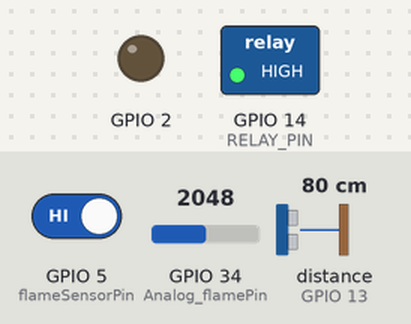
The sketch below on a simulated ESP32. Shown: switched loads named in the sketch (green lamp = pin HIGH), output pins drawn as LEDs (lit = HIGH). Inputs (shaded band) come from the test bench; at power-on: GPIO 5 (flameSensorPin) HIGH, GPIO 34 (Analog_flamePin) = 2048, distance to the obstacle (sensor on GPIO 13) 80 cm. The echo pulse lasts 58.3 µs per cm; pins used as bus, display or sensor lines are not drawn; what the sketch prints to the serial monitor is not drawn.

Above: at 1.2 s.
1.3 s: GPIO 5 (flameSensorPin) driven LOW
2.8 s: GPIO 34 (Analog_flamePin) set to 1051
4.3 s: GPIO 34 (Analog_flamePin) set to 928
At 5.0 s:
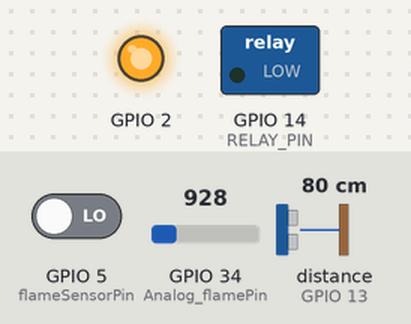
5.8 s: GPIO 34 (Analog_flamePin) set to 1040
At 7.0 s:
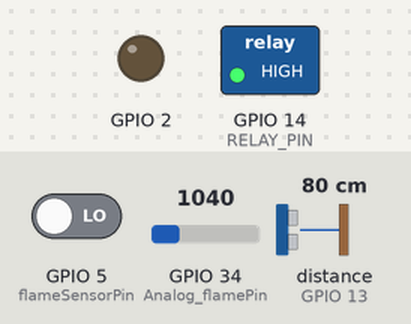
7.3 s: distance to the obstacle (sensor on GPIO 13) set to 2 cm
Timing chart, 0 to 9.8 s (numbered marks = the images above; inputs shaded):
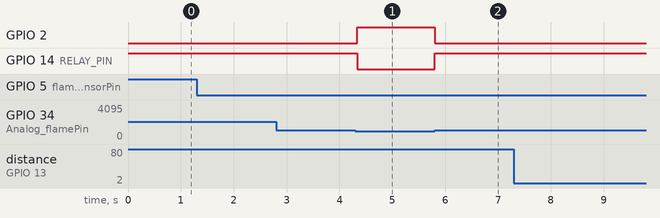

The sketch:

Flame_Dagu_FSM.ino
```cpp
#include <SoftwareSerial.h>
#include <limits.h>

// Define the pins for SoftwareSerial communication
#define TX_PIN 17
#define RX_PIN 16
#define TRIGGER_PIN 12 // Pin connected to the trigger pin of the ultrasonic sensor
#define ECHO_PIN 13    // Pin connected to the echo pin of the ultrasonic sensor
#define RELAY_PIN 14   // Pin connected to relay.

// Define the motor control commands including speed value
#define MOTOR_A_FORWARD 0xC2
#define MOTOR_B_FORWARD 0xCA
#define MOTOR_A_BACKWARD 0xC1
#define MOTOR_B_BACKWARD 0xC9
#define SPEED_VALUE 0x40 // Example: 50% speed
#define STOP_VALUE 0x00

const int flameSensorPin = 5;
const int Analog_flamePin = 34;
const int analogReadingMax = 4095;
const int analogReadingMin = 0;
bool flameDetected = false;
int duration = INT_MAX;
int distance = INT_MAX;

// Define the SoftwareSerial object
EspSoftwareSerial::UART trexSerial(RX_PIN, TX_PIN);

enum FireState {
  IDLE,
  START,
  STOP_CAR,
  ENABLE_PUMP,
  TURN_SERVO,
  WAIT,
  DISABLE_PUMP
};

enum DistantFireState
{
  DISTANT_IDLE,
  OBSTACLE,
  NO_OBSTACLE
};

FireState fireState = IDLE;
DistantFireState distantFireState = DISTANT_IDLE;
unsigned long lastFireStateChange = 0;
unsigned long lastDistantFireStateChange = 0;
const unsigned long pumpDuration = 100;
const unsigned long waitDuration = 10;
const unsigned long servoTurnDuration = 500;

void IRAM_ATTR flameISR()
{
  flameDetected = (digitalRead(flameSensorPin) == LOW);
}

void moveForward()
{
  trexSerial.write(MOTOR_A_FORWARD);
  trexSerial.write(0x50);
  trexSerial.write(MOTOR_B_FORWARD);
  trexSerial.write(SPEED_VALUE);
}

void moveBackward()
{
  trexSerial.write(MOTOR_A_BACKWARD);
  trexSerial.write(SPEED_VALUE);
  trexSerial.write(MOTOR_B_BACKWARD);
  trexSerial.write(SPEED_VALUE);
}

void moveRight()
{
  trexSerial.write(MOTOR_A_FORWARD);
  trexSerial.write(SPEED_VALUE);
  trexSerial.write(MOTOR_B_FORWARD);
  trexSerial.write((uint8_t)STOP_VALUE);
}

void moveLeft()
{
  trexSerial.write(MOTOR_A_FORWARD);
  trexSerial.write((uint8_t)STOP_VALUE);
  trexSerial.write(MOTOR_B_FORWARD);
  trexSerial.write(SPEED_VALUE);
}

void stopCar()
{
  trexSerial.write(MOTOR_A_FORWARD);
  trexSerial.write((uint8_t)STOP_VALUE);
  trexSerial.write(MOTOR_B_FORWARD);
  trexSerial.write((uint8_t)STOP_VALUE);
}

void turnCar()
{
  moveBackward();
  delay(500);
  moveRight();
  delay(2000);
  moveLeft();
  // delay(2000);
  // moveForward();
  delay(2000);
  // moveLeft();
  // delay(2000);
  moveRight();
  delay(1000);
  // delay(2000);
  // stopCar();
}

void setup() {
  // put your setup code here, to run once:
  Serial.begin(115200);
  trexSerial.begin(19200);
  // OUTPUTS
  pinMode(TRIGGER_PIN, OUTPUT);
  pinMode(TX_PIN, OUTPUT);
  pinMode(2, OUTPUT);
  pinMode(RELAY_PIN, OUTPUT);
  // INPUTS
  pinMode(ECHO_PIN, INPUT);
  pinMode(RX_PIN, INPUT);
  pinMode(flameSensorPin, INPUT);
  pinMode(Analog_flamePin, INPUT);
  // INTERRUPTS
  attachInterrupt(digitalPinToInterrupt(flameSensorPin), flameISR, CHANGE);
  // INITIALIZATION
  fireState = IDLE;
  distantFireState = DISTANT_IDLE;
  digitalWrite(RELAY_PIN, HIGH);
}

bool foundObstacle()
{
  delay(50);
  digitalWrite(TRIGGER_PIN, LOW);
  delayMicroseconds(2);
  digitalWrite(TRIGGER_PIN, HIGH);
  delayMicroseconds(10);
  digitalWrite(TRIGGER_PIN, LOW);

  // Measure the duration of the echo signal
  duration = pulseIn(ECHO_PIN, HIGH);
  distance = duration * 0.034 / 2;
  // Print the measured distance to the serial monitor
  Serial.print("Distance: ");
  Serial.print(distance);
  Serial.println(" cm");
  // Serial.println(distance);
  if (distance <= 30)
  {
    Serial.println("Less than 30!");
    return true;
    //turnCar();
  }
  return false;
  // else
  // {
  //   moveForward();
  // }
}

void updateDistantFireState()
{
  unsigned long currentTime = millis();
  switch(distantFireState)
  {
    case DISTANT_IDLE:
      Serial.println("IN IDLE");
      if(flameDetected)
      {
        if (foundObstacle())
        {
          distantFireState = OBSTACLE;
        }
        else
        {
          distantFireState = NO_OBSTACLE;
        }
        lastFireStateChange = currentTime;
      }
      break;
    case OBSTACLE:
      Serial.println("IN OBSTACLE");
      turnCar();
      stopCar();
      distantFireState = DISTANT_IDLE;
      lastFireStateChange = currentTime;
      break;
    case NO_OBSTACLE:
      Serial.println("IN NO OBSTACLE");
      // if (currentTime - lastFireStateChange < 2000)
      // {
        moveForward();
        //delay(500);
      // }
      // else
      // {
        //stopCar();
        distantFireState = DISTANT_IDLE;
      // }
      break;
  }
}

void updateFireState()
{
  unsigned long currentTime = millis();

  switch (fireState)
  {
    case IDLE:
      Serial.println("IN IDLE");
      if (flameDetected)
      {
        fireState = STOP_CAR;
        lastFireStateChange = currentTime;
      }
      break;
    // case START:
    //   Serial.println("IN START");
    //   fireState = STOP_CAR;
    //   lastFireStateChange = currentTime;
    //   break;
    case STOP_CAR:
      Serial.println("IN STOP");
      stopCar();
      fireState = ENABLE_PUMP;
      lastFireStateChange = currentTime;
      break;

    case ENABLE_PUMP:
      Serial.println("IN EN PUMP");
      if(flameDetected)
      {
        digitalWrite(2, HIGH);
        digitalWrite(RELAY_PIN, LOW);
        fireState = ENABLE_PUMP;
      }
      else
      {
        digitalWrite(2, LOW);
        digitalWrite(RELAY_PIN, HIGH);
        fireState = IDLE;
      }
      lastFireStateChange = currentTime;
      break;
    // // case TURN_SERVO:
    // //   Serial.println("IN SERVO");
    // //   // if (currentTime - lastFireStateChange >= pumpDuration)
    // //   // {
    // //     // Turn Servo (Placeholder for actual servo control)
    // //     fireState = WAIT;
    // //     lastFireStateChange = currentTime;
    // //   // }
    //   // break;
    // case WAIT:
    //   Serial.println("IN WAIT");
    //   // if (currentTime - lastFireStateChange >= waitDuration)
    //   // {
    //     fireState = DISABLE_PUMP;
    //     lastFireStateChange = currentTime;
    //   // }
    //   break;
    // case DISABLE_PUMP:
    //   Serial.println("IN DIS PUMP");
    //   digitalWrite(2, LOW);
    //   digitalWrite(RELAY_PIN, LOW);
    //   fireState = IDLE;
    //   break;
  }
}

void loop() {
  int sensorReading = analogRead(Analog_flamePin);
  int range = sensorReading / 1000;
  map(sensorReading, analogReadingMin, analogReadingMax, 0, 2);

  if(flameDetected)
  {
    Serial.println("FLAME DETECTED");
    if(sensorReading <= 1000)
    {
      //distantFireState = DISTANT_IDLE;
      Serial.println("** Close Fire **");
      Serial.println(sensorReading);
      updateFireState();
    }
    else
    {
      digitalWrite(2, LOW);
      digitalWrite(RELAY_PIN, HIGH);
      fireState = IDLE;
      Serial.println("** Distant Fire **");
      updateDistantFireState();
    }
    // switch(range)
    // {
    //   case 0:
    //     Serial.println("** Close Fire **");
    //     Serial.println(sensorReading);
    //     updateFireState();
    //     break;
    //   case 1:
    //     Serial.println("** Distant Fire **");
    //     updateDistantFireState();
    //     //avoidObstacle();
    //     break;
    //   case 2:
    //      Serial.println("** Very Distant Fire **");
    //      updateDistantFireState();
    //     break;
      // default:
      //   Serial.println("** No Fire Detected**");
      //   // Optionally handle these cases if needed
      //   break;
    }
  else
  {
    stopCar();
    Serial.println("NO FLAME DETECTED");
    digitalWrite(2, LOW);
    digitalWrite(RELAY_PIN, HIGH);
    fireState = IDLE;
    distantFireState = DISTANT_IDLE;
  }
}


// #include <SoftwareSerial.h>
// #include <limits.h>

// // Define the pins for SoftwareSerial communication
// #define TX_PIN 17
// #define RX_PIN 16
// #define TRIGGER_PIN 12 // Pin connected to the trigger pin of the ultrasonic sensor
// #define ECHO_PIN 13    // Pin connected to the echo pin of the ultrasonic sensor
// #define RELAY_PIN 14   // Pin connected to relay.

// // Define the motor control commands including speed value
// #define MOTOR_A_FORWARD 0xC2
// #define MOTOR_B_FORWARD 0xCA
// #define MOTOR_A_BACKWARD 0xC1
// #define MOTOR_B_BACKWARD 0xC9
// #define SPEED_VALUE 0x40 // Example: 50% speed
// #define STOP_VALUE 0x00

// const int flameSensorPin = 5;
// const int Analog_flamePin = 34;
// const int analogReadingMax = 4095;
// const int analogReadingMin = 0;
// bool flameDetected = false;
// int duration = INT_MAX;
// int distance = INT_MAX;

// // Define the SoftwareSerial object
// EspSoftwareSerial::UART trexSerial(RX_PIN, TX_PIN);

// enum FireState {
//   IDLE,
//   START,
//   STOP_CAR,
//   ENABLE_PUMP,
//   TURN_SERVO,
//   WAIT,
//   DISABLE_PUMP
// };

// enum DistantFireState
// {
//   DISTANT_IDLE,
//   OBSTACLE,
//   NO_OBSTACLE
// };

// FireState fireState = IDLE;
// DistantFireState distantFireState = DISTANT_IDLE;
// unsigned long lastFireStateChange = 0;
// unsigned long lastDistantFireStateChange = 0;
// const unsigned long pumpDuration = 100;
// const unsigned long waitDuration = 10;
// const unsigned long servoTurnDuration = 500;

// void IRAM_ATTR flameISR()
// {
//   flameDetected = (digitalRead(flameSensorPin) == LOW);
// }

// void moveForward()
// {
//   trexSerial.write(MOTOR_A_FORWARD);
//   trexSerial.write(SPEED_VALUE);
//   trexSerial.write(MOTOR_B_FORWARD);
//   trexSerial.write(SPEED_VALUE);
// }

// void moveBackward()
// {
//   trexSerial.write(MOTOR_A_BACKWARD);
//   trexSerial.write(SPEED_VALUE);
//   trexSerial.write(MOTOR_B_BACKWARD);
//   trexSerial.write(SPEED_VALUE);
// }

// void moveRight()
// {
//   trexSerial.write(MOTOR_A_FORWARD);
//   trexSerial.write(SPEED_VALUE);
//   trexSerial.write(MOTOR_B_FORWARD);
//   trexSerial.write((uint8_t)STOP_VALUE);
// }

// void moveLeft()
// {
//   trexSerial.write(MOTOR_A_FORWARD);
//   trexSerial.write((uint8_t)STOP_VALUE);
//   trexSerial.write(MOTOR_B_FORWARD);
//   trexSerial.write(SPEED_VALUE);
// }

// void stopCar()
// {
//   trexSerial.write(MOTOR_A_FORWARD);
//   trexSerial.write((uint8_t)STOP_VALUE);
//   trexSerial.write(MOTOR_B_FORWARD);
//   trexSerial.write((uint8_t)STOP_VALUE);
// }

// void turnCar()
// {
//   moveBackward();
//   delay(500);
//   moveRight();
//   delay(2000);
//   moveLeft();
//   delay(2000);
//   moveForward();
//   delay(1000);
//   moveLeft();
//   delay(2000);
//   moveRight();
//   delay(10);
//   // delay(2000);
//   // stopCar();
// }

// void setup() {
//   // put your setup code here, to run once:
//   Serial.begin(115200);
//   trexSerial.begin(19200);
//   // OUTPUTS
//   pinMode(TRIGGER_PIN, OUTPUT);
//   pinMode(TX_PIN, OUTPUT);
//   pinMode(2, OUTPUT);
//   pinMode(RELAY_PIN, OUTPUT);
//   // INPUTS
//   pinMode(ECHO_PIN, INPUT);
//   pinMode(RX_PIN, INPUT);
//   pinMode(flameSensorPin, INPUT);
//   pinMode(Analog_flamePin, INPUT);
//   // INTERRUPTS
//   attachInterrupt(digitalPinToInterrupt(flameSensorPin), flameISR, CHANGE);
//   // INITIALIZATION
//   fireState = IDLE;
//   distantFireState = DISTANT_IDLE;
//   digitalWrite(RELAY_PIN, HIGH);
// }

// bool foundObstacle()
// {
//   delay(50);
//   digitalWrite(TRIGGER_PIN, LOW);
//   delayMicroseconds(2);
//   digitalWrite(TRIGGER_PIN, HIGH);
//   delayMicroseconds(10);
//   digitalWrite(TRIGGER_PIN, LOW);

//   // Measure the duration of the echo signal
//   duration = pulseIn(ECHO_PIN, HIGH);
//   distance = duration * 0.034 / 2;
//   // Print the measured distance to the serial monitor
//   Serial.print("Distance: ");
//   Serial.print(distance);
//   Serial.println(" cm");
//   if (distance <= 30)
//   {
//     Serial.println("Less than 30!");
//     return true;
//     //turnCar();
//   }
//   return false;
//   // else
//   // {
//   //   moveForward();
//   // }
// }

// void updateDistantFireState()
// {
//   unsigned long currentTime = millis();
//   switch(distantFireState)
//   {
//     case DISTANT_IDLE:
//       Serial.println("IN IDLE");
//       if(flameDetected)
//       {
//         if (foundObstacle())
//         {
//           distantFireState = OBSTACLE;
//         }
//         else
//         {
//           distantFireState = NO_OBSTACLE;
//         }
//         lastFireStateChange = currentTime;
//       }
//       break;
//     case OBSTACLE:
//       Serial.println("IN OBSTACLE");
//       turnCar();
//       stopCar();
//       distantFireState = DISTANT_IDLE;
//       lastFireStateChange = currentTime;
//       break;
//     case NO_OBSTACLE:
//       Serial.println("IN NO OBSTACLE");
//       // if (currentTime - lastFireStateChange < 2000)
//       // {
//         moveForward();
//         //delay(500);
//       // }
//       // else
//       // {
//         //stopCar();
//         distantFireState = DISTANT_IDLE;
//       // }
//       break;
//   }
// }

// void updateFireState()
// {
//   unsigned long currentTime = millis();

//   switch (fireState)
//   {
//     case IDLE:
//       Serial.println("IN IDLE");
//       if (flameDetected)
//       {
//         fireState = START;
//         lastFireStateChange = currentTime;
//       }
//       break;

//     case START:
//       Serial.println("IN START");
//       fireState = STOP_CAR;
//       lastFireStateChange = currentTime;
//       break;
//     case STOP_CAR:
//       Serial.println("IN STOP");
//       stopCar();
//       fireState = ENABLE_PUMP;
//       lastFireStateChange = currentTime;
//       break;

//     case ENABLE_PUMP:
//       Serial.println("IN EN PUMP");
//       digitalWrite(2, HIGH);
//       digitalWrite(RELAY_PIN, LOW);
//       fireState = TURN_SERVO;
//       lastFireStateChange = currentTime;
//       break;

//     case TURN_SERVO:
//       Serial.println("IN SERVO");
//       // if (currentTime - lastFireStateChange >= pumpDuration)
//       // {
//         // Turn Servo (Placeholder for actual servo control)
//         fireState = WAIT;
//         lastFireStateChange = currentTime;
//       // }
//       break;
//     case WAIT:
//       Serial.println("IN WAIT");
//       // if (currentTime - lastFireStateChange >= waitDuration)
//       // {
//         fireState = DISABLE_PUMP;
//         lastFireStateChange = currentTime;
//       // }
//       break;
//     case DISABLE_PUMP:
//       Serial.println("IN DIS PUMP");
//       digitalWrite(2, LOW);
//       digitalWrite(RELAY_PIN, HIGH);
//       fireState = IDLE;
//       break;
//   }
// }

// void loop() {
//   int sensorReading = analogRead(Analog_flamePin);
//   int range = map(sensorReading, analogReadingMin, analogReadingMax, 0, 2);

//   if(flameDetected)
//   {
//     Serial.println("FLAME DETECTED");
//     switch(range)
//     {
//       case 0:
//         Serial.println("** Close Fire **");
//         Serial.println(sensorReading);
//         updateFireState();
//         break;
//       case 1:
//         Serial.println("** Distant Fire **");
//         updateDistantFireState();
//         //avoidObstacle();
//         break;
//       case 2:
//          Serial.println("** Very Distant Fire **");
//         break;
//       // default:
//       //   Serial.println("** No Fire Detected**");
//       //   // Optionally handle these cases if needed
//       //   break;
//     }
//   }
//   else
//   {
//     Serial.println("NO FLAME DETECTED");
//     digitalWrite(2, LOW);
//     digitalWrite(RELAY_PIN, LOW);
//     fireState = IDLE;
//     distantFireState = DISTANT_IDLE;
//     stopCar();
//     delay(100);
//   }
// }
```

Measured:
- the behaviour switches between 1001 and 1000 on GPIO 34 (Analog_flamePin) (found by bisection; images 0 and 1)
- after the input at 4.3 s, GPIO 2: LOW → HIGH at once; GPIO 14 (RELAY_PIN): HIGH → LOW at once
- after the input at 5.8 s, GPIO 2: HIGH → LOW at once; GPIO 14 (RELAY_PIN): LOW → HIGH at once
